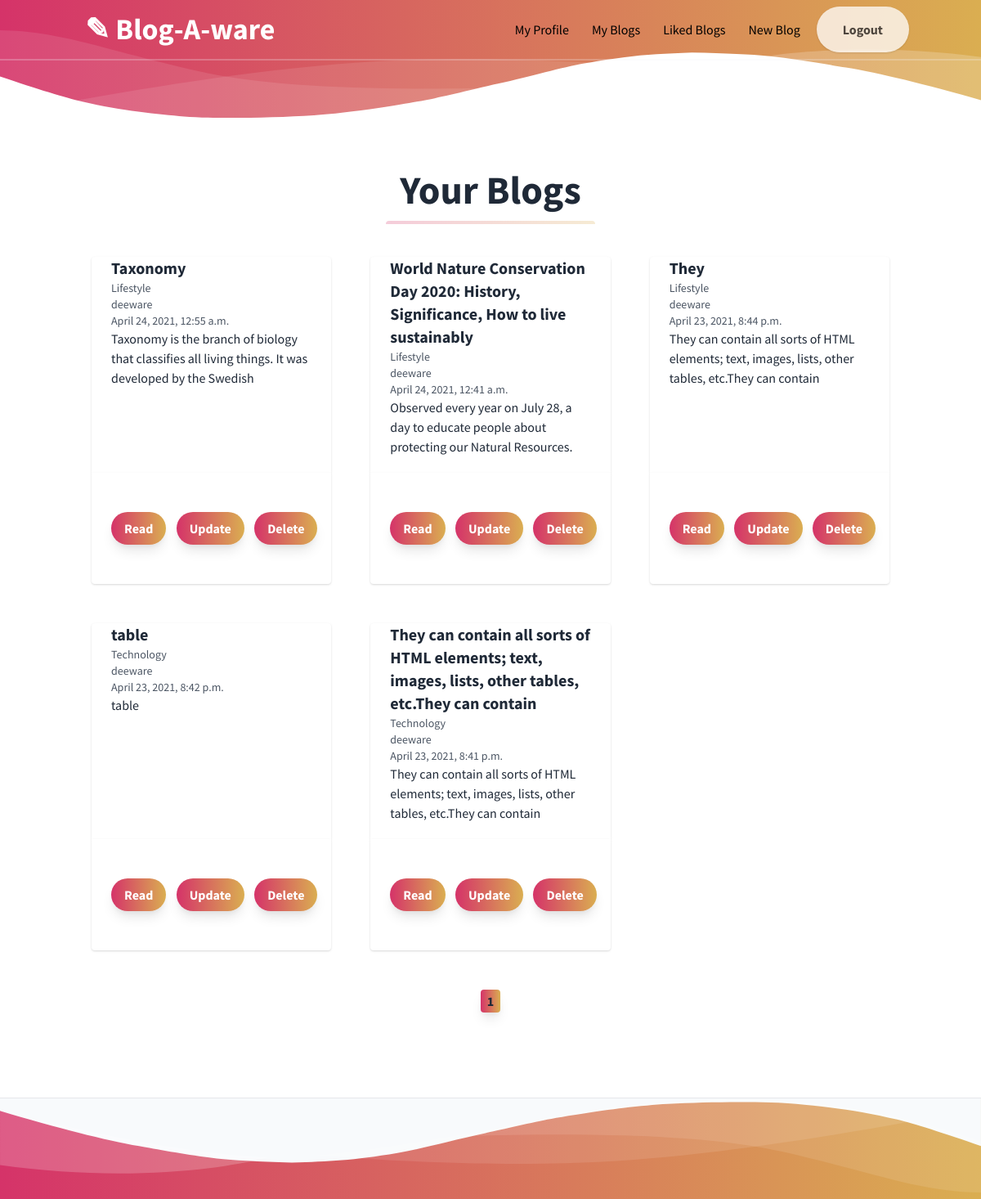
The page /myblogs/ (signed in) on the database its author committed.
### BlogApp/models.py (models this page shows, shortened)
class Blog(models.Model):
	user = models.ForeignKey(User,on_delete=models.CASCADE)
	dateCreated = models.DateTimeField(auto_now_add=True)
	CATEGORY = (
			('Technology', 'Technology'),
			('Fashion', 'Fashion'),
			('Nature','Nature'),
			('Food','Food'),
			('Travel','Travel'),
			('Music','Music'),
			('Lifestyle','Lifestyle'),
			('Fitness','Fitness'),
			('DIY','DIY'),
			('Sports','Sports'),
			('Finance','Finance'),
			('Political','Political'),
			('Parenting','Parenting'),
			('Business','Business'),
			('Personal','Personal'),
			('Movie','Movie'),
			('Automobile','Automobile'),
			('News','News'),
			('Pet','Pet'),
			('Gaming','Gaming'),
			('Other','Other')
			)
	title = models.CharField(max_length=100)
	category = models.CharField(max_length=50,choices = CATEGORY)
	description = models.CharField(max_length = 100,null=True)
	content = RichTextField()
	references = models.CharField(max_length=500,blank=True,null=True)
	likes = models.ManyToManyField(User, related_name='blogpost_like')
	image = fields.ImageField(default='default/Other.jpg',null=True,blank=True,upload_to='blogImage/')
	class Meta:
		db_table = "Blog"

### BlogApp/views.py (the view)
# urls.py: path('myblogs/',myBlogs,name='myblogs'),
@login_required(login_url='login')
def myBlogs(request):
	obj = request.user.blog_set.all().order_by('dateCreated').reverse()
	p = Paginator(obj,6)
	pList = list(range(1,p.num_pages+1))
	page_num = request.GET.get('page',1)
	try:
		page = p.page(page_num)
	except EmptyPage:
		page = p.page(1)
	context = {'Blogs':page,'Pages':pList}
	return render(request,'myblogs.html',context)

### BlogApp/templates/myblogs.html (shortened to what this page needs)
{% extends 'group.html' %}
{% block content %}
<section class="bg-white border-b py-8">
      <div class="container mx-auto flex flex-wrap pt-4 pb-12">
        <h1 class="w-full my-2 text-5xl font-bold leading-tight text-center text-gray-800">
          Your Blogs
        </h1>
        <div class="w-full mb-4">
          <div class="h-1 mx-auto gradient w-64 opacity-25 my-0 py-0 rounded-t"></div>
        </div>
        {% for blog in Blogs %}
        <div class="w-full md:w-1/3 p-6 flex flex-col  flex-shrink">
          <div class="flex-1 bg-white rounded-t rounded-b-none overflow-hidden shadow">
            <a href="#" class="flex flex-wrap no-underline hover:no-underline">
              <div class="w-full font-bold text-xl text-gray-800 px-6">
                {{blog.title}}
              </div>
              <p class="w-full text-gray-600 text-xs md:text-sm px-6">
                {{blog.category}}<br>{{blog.user}}<br> {{blog.dateCreated}}
              </p>
              <p class="text-gray-800 text-base px-6 mb-5">
                {{blog.description}}
              </p>
            </a>
          </div>
          <div class="flex-none mt-auto bg-white rounded-b rounded-t-none overflow-hidden shadow p-6">
            <div class="flex items-center justify-start">
              <a href="{% url 'read' blog.id %}" style="margin-right: 5%">
              <button class="mx-auto lg:mx-0 hover:underline gradient text-white font-bold rounded-full my-6 py-2 px-4 shadow-lg focus:outline-none focus:shadow-outline transform transition hover:scale-105 duration-300 ease-in-out">
                Read
              </button></a>
              <a href="{% url 'update' blog.id %}" style="margin-right: 5%">
              <button class="mx-auto lg:mx-0 hover:underline gradient text-white font-bold rounded-full my-6 py-2 px-4 shadow-lg focus:outline-none focus:shadow-outline transform transition hover:scale-105 duration-300 ease-in-out">
                Update
              </button></a>
              <a href="{% url 'delete' blog.id %}" style="margin-right: 5%">
              <button class="mx-auto lg:mx-0 hover:underline gradient text-white font-bold rounded-full my-6  py-2 px-4 shadow-lg focus:outline-none focus:shadow-outline transform transition hover:scale-105 duration-300 ease-in-out">
                Delete
              </button></a>
            </div>
          </div>
        </div>
        {% endfor %}
        <div class=" w-full font-bold leading-tight text-center">
          {% for page in Pages %}
          {% ifequal page Blogs.number %}
          <a href="{% url 'myblogs' %}?page={{page}}">
          <button class="text-gray-800 lg:mx-0    font-bold rounded my-6  px-2 py-1 shadow-lg focus:outline-none focus:shadow-outline transform transition hover:scale-105 duration-300 ease-in-out gradient">
            {{page}}
        </button></a>
        {% else %}
          <a href="{% url 'myblogs' %}?page={{page}}">
          <button class="text-gray-800 lg:mx-0    font-bold rounded my-6  px-2 py-1 shadow-lg focus:outline-none focus:shadow-outline transform transition hover:scale-105 duration-300 ease-in-out ">
            {{page}}
        {% endifequal %}
          {% endfor %}
        </div>
      </div>
    </section>
   {% endblock %}

### BlogApp/templates/group.html (shortened to what this page needs)
<!DOCTYPE html>
<html lang="en">
  <head>
    <link rel="stylesheet" href="https://unpkg.com/tailwindcss/dist/tailwind.min.css" />
    {% load static %}
    <link type="text/css" rel='stylesheet' href="{% static 'css/styles.css' %}">
  </head>
  <body class="leading-normal tracking-normal text-white gradient" style="font-family: 'Source Sans Pro', sans-serif;" onload="document.querySelector('#ShowBlogs').scrollIntoView({
  behavior: 'smooth'
});">
    <nav id="header" class="fixed w-full z-30 top-0 text-white">
      <div class="w-full container mx-auto flex flex-wrap items-center justify-between mt-0 py-2">
        <div class="pl-4 flex items-center">
          <a class="toggleColour text-white no-underline hover:no-underline font-bold text-2xl lg:text-4xl" href="{% url 'home' %}">
            ✎
            Blog-A-ware
          </a>
        </div>
        <div class="w-full flex-grow lg:flex lg:items-center lg:w-auto hidden mt-2 lg:mt-0 bg-white lg:bg-transparent text-black p-4 lg:p-0 z-20" id="nav-content">
          {% if request.user.is_authenticated %}
          <ul class="list-reset lg:flex justify-end flex-1 items-center">
            <li class="mr-3">
              <a class="inline-block text-black no-underline hover:text-gray-800 hover:text-underline py-2 px-2" href="{% url 'profile' request.user.username %}">My Profile</a>
            </li>
            <li class="mr-3">
              <a class="inline-block text-black no-underline hover:text-gray-800 hover:text-underline py-2 px-2" href="{% url 'myblogs' %}">My Blogs</a>
            </li>
            <li class="mr-3">
              <a class="inline-block text-black no-underline hover:text-gray-800 hover:text-underline py-2 px-2" href="{% url 'likedblogs' %}">Liked Blogs</a>
            </li>
            <li class="mr-3">
              <a class="inline-block text-black no-underline hover:text-gray-800 hover:text-underline py-2 px-2" href="{% url 'write' %}">New Blog</a>
            </li>
          </ul>
          <a href="{% url 'logout' %}">
          <button
            id="navAction"
            class="mx-auto lg:mx-0 hover:underline bg-white text-gray-800 font-bold rounded-full mt-4 lg:mt-0 py-4 px-8 shadow opacity-75 focus:outline-none focus:shadow-outline transform transition hover:scale-105 duration-300 ease-in-out"
          >
            Logout
          </button>
          </a>
          {% endif %}
        </div>
      </div>
      <hr class="border-b border-gray-100 opacity-25 my-0 py-0" />
    </nav>
    <div class="pt-24">
    </div>
    <div class="relative -mt-12 lg:-mt-24">
    </div>
    <section>
    {% block content %}
    {% endblock %}
    </section>
    {% include 'messages.html'%}
  </body>
</html>

### BlogApp/templates/messages.html (shortened to what this page needs)
<!DOCTYPE html>
<html lang="en">
<head>
  <link href="https://unpkg.com/tailwindcss/dist/tailwind.min.css" rel="stylesheet">
</head>
<body>
</body>
</html>

### static/css/styles.css (style rules this page uses)
html, body { margin: 0; padding: 0; }

### BlogApp/templates/group.html (style rules this page uses)
.gradient { background: linear-gradient(90deg, #d53369 0%, #daae51 100%); }

### BlogApp/templates/messages.html (style rules this page uses)
.gradient { background: linear-gradient(90deg, #d53369 0%, #daae51 100%); }

### rows shown on the page
Blog: title "Taxonomy", category "Lifestyle", user "deeware", dateCreated "April 24, 2021, 12:55 a.m.", description "Taxonomy is the branch of biology that classifies all living things. It was developed by the Swedish"
Blog: title "World Nature Conservation Day 2020: History, Significance, How to live sustainably", category "Lifestyle", user "deeware", dateCreated "April 24, 2021, 12:41 a.m.", description "Observed every year on July 28, a day to educate people about protecting our Natural Resources."
Blog: title "They", category "Lifestyle", user "deeware", dateCreated "April 23, 2021, 8:44 p.m.", description "They can contain all sorts of HTML elements; text, images, lists, other tables, etc.They can contain"
Blog: title "table", category "Technology", user "deeware", dateCreated "April 23, 2021, 8:42 p.m.", description "table"
Blog: title "They can contain all sorts of HTML elements; text, images, lists, other tables, etc.They can contain", category "Technology", user "deeware", dateCreated "April 23, 2021, 8:41 p.m.", description "They can contain all sorts of HTML elements; text, images, lists, other tables, etc.They can contain"

### other values the page prints
{{ page }} "1"
